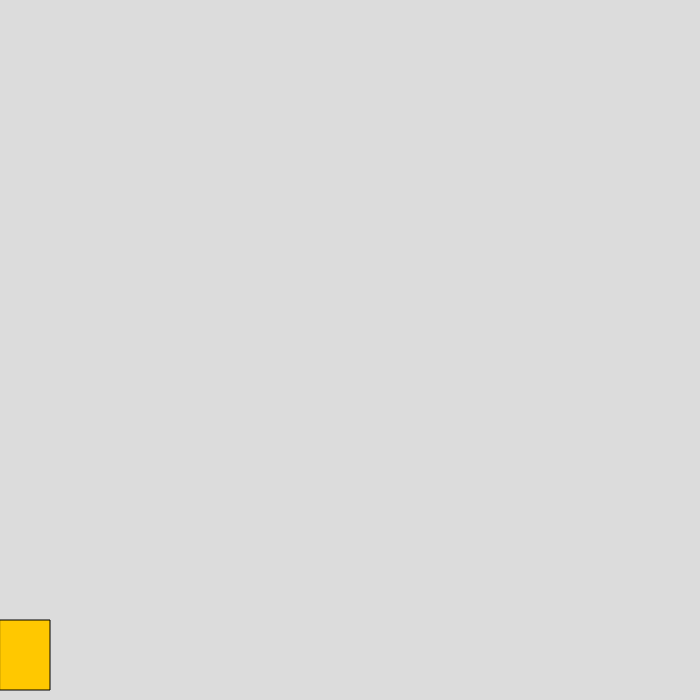
Frame 1 (no input)
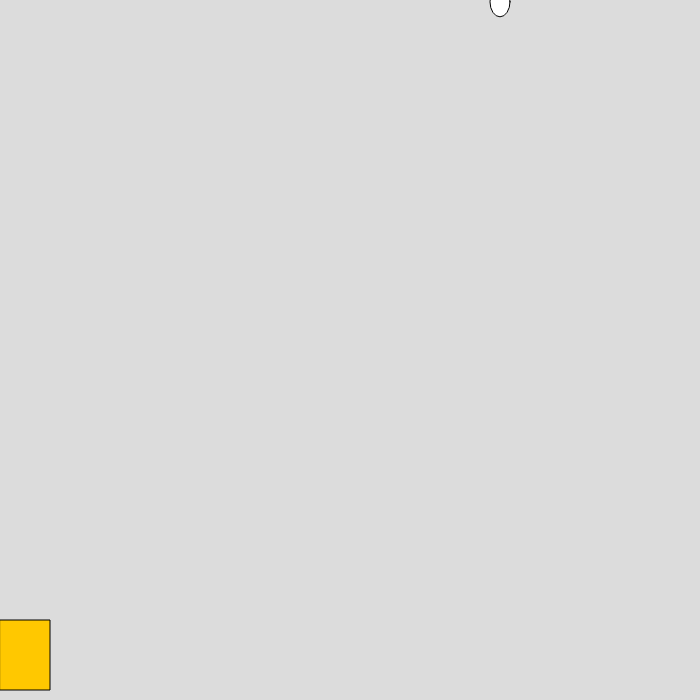
Frame 60 (no input)
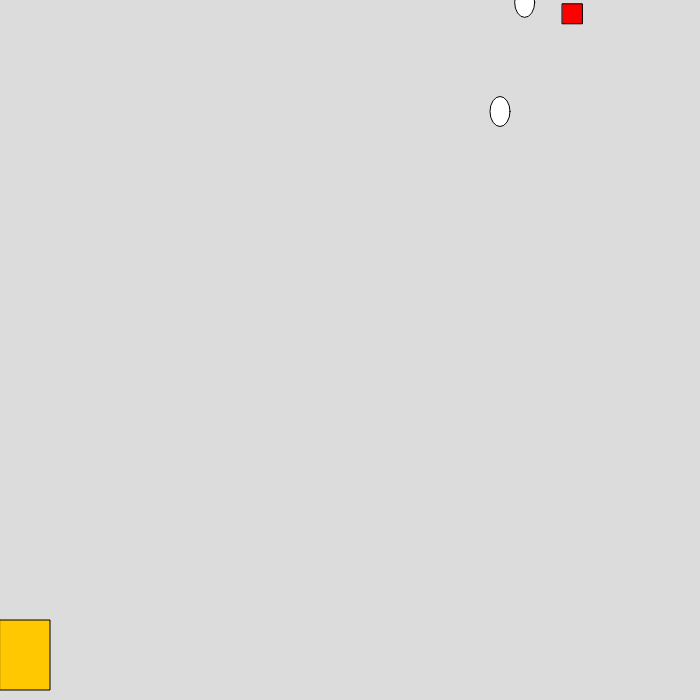
Frame 120 (the mouse pressed at the canvas centre since frame 60)

The p5.js sketch that drew these frames (run headless with seeded random() and noise() and a simulated clock; from frame 60 on, the mouse is pressed at the canvas centre):

// p5.js sketch
// ── sketch.js
let bucketX = 0; // starting x position of the bucket
const bucketWidth = 50; // width of the bucket
const bucketHeight = 70; // height of the bucket
const canvasWidth = 700; // width of the canvas
const canvasHeight = 700; // height of the canvas
let eggs = []; // array to hold eggs
let bombs = []; // array to hold bombs

function setup() {
  createCanvas(canvasWidth, canvasHeight);
}

function draw() {
  background(220);

  // draw the bucket
  stroke(0); // black stroke
  fill(255, 200, 0); // darker yellow color
  rect(bucketX, canvasHeight - bucketHeight - 10, bucketWidth, bucketHeight);

  // move the bucket
  if (keyIsDown(LEFT_ARROW)) {
    bucketX -= 5;
  }
  if (keyIsDown(RIGHT_ARROW)) {
    bucketX += 5;
  }

  // constrain the bucket within the canvas
  bucketX = constrain(bucketX, 0, canvasWidth - bucketWidth);

  // spawn eggs randomly
  if (frameCount % 60 === 0) {
    let egg = new Egg(random(width), 0);
    eggs.push(egg);
  }

  // spawn bombs randomly
  if (frameCount % 120 === 0) {
    let bomb = new Bomb(random(width), 0);
    bombs.push(bomb);
  }

  // update and display all eggs
  for (let i = eggs.length - 1; i >= 0; i--) {
    eggs[i].update();
    eggs[i].display();

    // check if egg is caught by bucket
    if (eggs[i].caught(bucketX, bucketWidth, bucketHeight)) {
      eggs.splice(i, 1);
    }
  }

  // update and display all bombs
  for (let i = bombs.length - 1; i >= 0; i--) {
    bombs[i].update();
    bombs[i].display();

    // check if bomb hits bucket
    if (bombs[i].hits(bucketX, bucketWidth, bucketHeight)) {
      bombs.splice(i, 1);
    }
  }
}

// egg class
class Egg {
  constructor(x, y) {
    this.x = x;
    this.y = y;
    this.speed = random(1, 5);
  }

  // update egg position
  update() {
    this.y += this.speed;
  }

  // display egg
  display() {
    fill(255);
    ellipse(this.x, this.y, 20, 30);
  }

  // check if egg is caught by bucket
  caught(bucketX, bucketWidth, bucketHeight) {
    if (
      this.y + 15 >= canvasHeight - bucketHeight - 10 &&
      this.x >= bucketX &&
      this.x <= bucketX + bucketWidth
    ) {
      return true;
    } else {
      return false;
    }
  }
}

// bomb class
class Bomb {
  constructor(x, y) {
    this.x = x;
    this.y = y;
    this.speed = random(2, 8);
  }

  // update bomb position
  update() {
    this.y += this.speed;
  }

  // display bomb
  display() {
    fill(255, 0, 0);
    rect(this.x, this.y, 20, 20);
  }

  // check if bomb hits bucket
  hits(bucketX, bucketWidth, bucketHeight) {
    if (
      this.y + 20 >= canvasHeight - bucketHeight - 10 &&
      this.x + 20 >= bucketX &&
      this.x <= bucketX + bucketWidth
    ) {
      return true;
    } else {
      return false;
    }
  }
}
